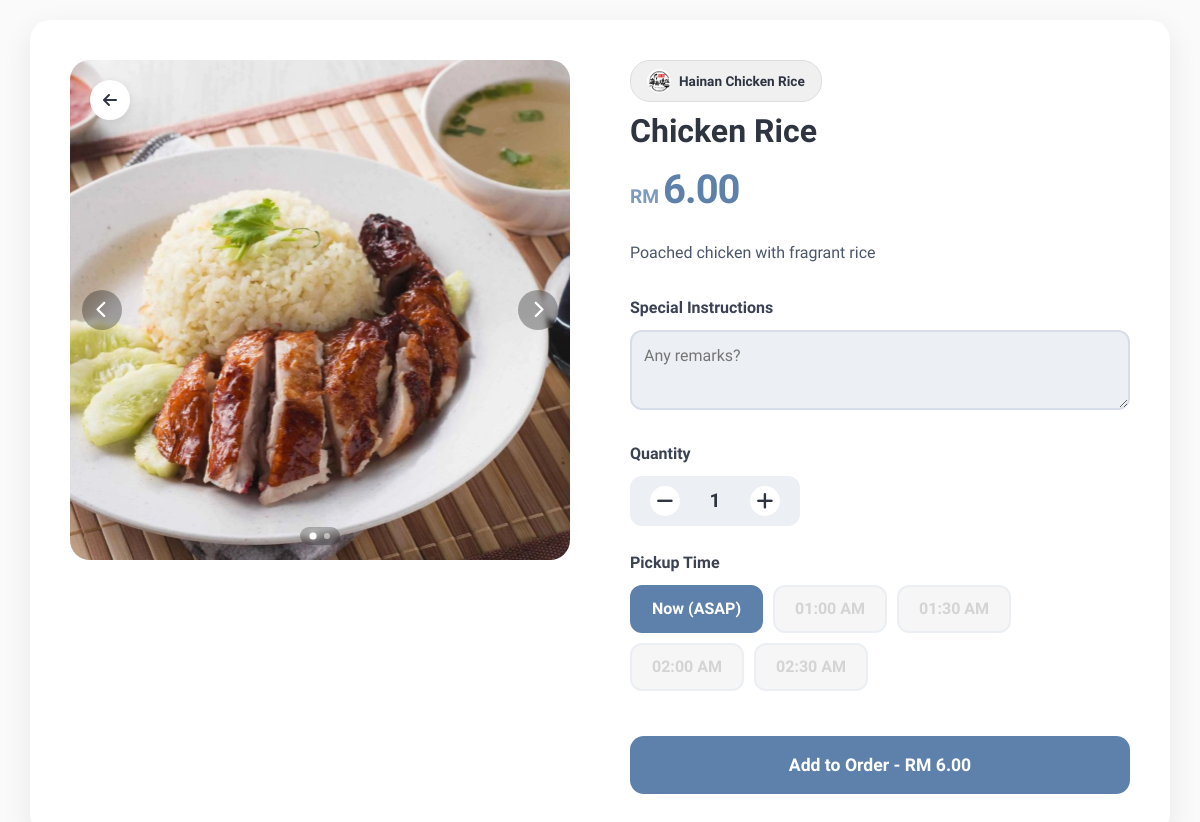
/pages/product_detail.php?id=1, run on the app's committed database.
### tables this page shows
CREATE TABLE `products` (
  `ProductId` int(11) NOT NULL,
  `StallId` int(11) NOT NULL,
  `CategoryId` int(11) DEFAULT NULL,
  `ProductName` varchar(150) NOT NULL,
  `Description` text DEFAULT NULL,
  `UnitPrice` decimal(10,2) NOT NULL,
  `IsAvailable` tinyint(1) NOT NULL DEFAULT 1,
  `IsUnlimitedStock` tinyint(1) NOT NULL DEFAULT 0,
  `Stock` int(11) NOT NULL DEFAULT 0
);

CREATE TABLE `stalls` (
  `StallId` int(11) NOT NULL,
  `StaffId` int(11) NOT NULL,
  `StallName` varchar(100) NOT NULL,
  `Description` text DEFAULT NULL,
  `IsAvailable` tinyint(1) NOT NULL DEFAULT 1,
  `CreatedAt` datetime NOT NULL DEFAULT current_timestamp(),
  `LogoUrl` varchar(255) DEFAULT NULL
);

### includes/functions.php (called while the page is built, shortened)
<?php
function fixAssetUrl($path)
{
    $clean = ltrim($path, '/');
    return "../assets/" . $clean;
}
function fixImageUrl($path)
{
    $clean = ltrim($path, '/');
    return "../assets/" . $clean;
}
?>

### pages/product_detail.php (the view, shortened to what this page needs)
<?php
include '../configs/db.php';
include '../includes/functions.php';
$productId = $_GET['id'] ?? null;
$cartItemId = $_GET['cart_item_id'] ?? null;
$sql = "SELECT p.*, s.StallName, s.StallId, s.LogoURL
        FROM products p
        JOIN stalls s ON p.StallId = s.StallId
        WHERE p.ProductId = :pid";
$stmt = $db->prepare($sql);
$stmt->execute([':pid' => $productId]);
$product = $stmt->fetch(PDO::FETCH_ASSOC);
$imgSql = "SELECT ImageURL FROM productimages WHERE ProductId = :pid";
$imgStmt = $db->prepare($imgSql);
$imgStmt->execute([':pid' => $productId]);
$images = $imgStmt->fetchAll(PDO::FETCH_COLUMN);
$existing = null;
$initialQty = $existing ? (int)$existing['Quantity'] : 1;
$initialNote = $existing ? $existing['Note'] : '';
$initialTime = $existing ? $existing['PickupTime'] : 'ASAP';
$now = time();
$nextSlot = ceil($now / 1800) * 1800;
$timeSlots = [];
$timeSlots[] = [
    'label' => 'Now (ASAP)',
    'value' => 'ASAP',
    'selected' => ($initialTime === 'ASAP' ? 'selected' : '')
];
for ($i = 0; $i < 4; $i++) {
    $ts = $nextSlot + ($i * 1800);
    $label = date('h:i A', $ts);
    $value = date('H:i', $ts);
    $selected = '';
    $timeSlots[] = [
        'label' => $label,
        'value' => $value,
        'selected' => $selected
    ];
}
$stallLogoUrl = fixAssetUrl($product['LogoURL']);
include '../includes/header.php';
?>
<link rel="stylesheet" href="/U-Order/assets/css/product.css">
<div class="product-page-wrapper">
    <div class="product-carousel">
        <div class="carousel-track">
            <?php foreach ($images as $img): ?>
                <div class="carousel-slide">
                    <img src="<?php echo htmlspecialchars(fixImageUrl($img)); ?>" alt="Product">
                </div>
            <?php endforeach; ?>
        </div>
        <?php if (count($images) > 1): ?>
            <div class="custom-dots-container">
    <?php foreach ($images as $i => $img): ?>
        <div class="custom-dot <?php echo $i === 0 ? 'active' : ''; ?>" data-index="<?php echo $i; ?>"></div>
    <?php endforeach; ?>
</div>
            <button class="carousel-arrow arrow-prev" aria-label="Previous Slide">
                <i class="fas fa-chevron-left"></i>
            </button>
            <button class="carousel-arrow arrow-next" aria-label="Next Slide">
                <i class="fas fa-chevron-right"></i>
            </button>
        <?php endif; ?>
        <a href="../index.php" class="back-overlay-btn">
            <i class="fas fa-arrow-left"></i>
        </a>
    </div>
    <div class="product-info">
        <a href="menu.php?stallid=<?php echo $product['StallId']; ?>" class="stall-badge">
            <img src="<?php echo htmlspecialchars($stallLogoUrl); ?>" class="stall-badge-logo">
            <?php echo htmlspecialchars($product['StallName']); ?>
        </a>
        <h1 class="product-title-large"><?php echo htmlspecialchars($product['ProductName']); ?></h1>
        <div class="price-display">
            <span class="currency-symbol">RM</span>
            <span class="price-value"><?php echo number_format($product['UnitPrice'], 2); ?></span>
        </div>
        <p class="product-description-full"><?php echo nl2br(htmlspecialchars($product['Description'])); ?></p>
        <div class="desktop-options">
            <div class="option-group">
                <label class="option-label">Special Instructions</label>
                <textarea id="desktop-note" class="note-input" placeholder="Any remarks?"><?php echo htmlspecialchars($initialNote); ?></textarea>
            </div>
            <div class="option-group">
                <label class="option-label">Quantity</label>
                <div class="quantity-wrapper">
                    <button class="qty-btn qty-minus"><i class="fas fa-minus"></i></button>
                    <span class="qty-display"><?php echo $initialQty; ?></span>
                    <button class="qty-btn qty-plus"><i class="fas fa-plus"></i></button>
                </div>
            </div>
            <div class="option-group">
                <label class="option-label">Pickup Time</label>
                <div class="time-selector">
                    <?php foreach ($timeSlots as $slot): ?>
                        <?php
                        $isOutOfBounds = ($slot['value'] !== 'ASAP' && ($slot['value'] >= '18:00' || $slot['value'] < '09:00'));
                        $disabledClass = $isOutOfBounds ? 'disabled' : '';
                        $disabledStyle = $isOutOfBounds ? 'pointer-events: none; opacity: 0.5; cursor: not-allowed; background-color: #eee; color: #aaa;' : '';
                        ?>
                        <div class="time-pill <?php echo $slot['selected'] . ' ' . $disabledClass; ?>"
                            data-time="<?php echo $slot['value']; ?>"
                            style="<?php echo $disabledStyle; ?>">
                            <?php echo $slot['label']; ?>
                        </div>
                    <?php endforeach; ?>
                </div>
            </div>
            <button class="action-btn submit-order-btn" style="width:100%; margin-top:20px;">
                <?php echo $cartItemId ? 'Update Order' : 'Add to Order'; ?>
                - RM <span class="display-total"><?php echo number_format($product['UnitPrice'] * $initialQty, 2); ?></span>
            </button>
        </div>
    </div>
</div>
</body>
</html>

### assets/css/app.css (style rules this page uses)
:root { --nord0: #2E3440; --nord1: #3B4252; --nord2: #434C5E; --nord3: #4C566A; --nord4: #D8DEE9; --nord5: #E5E9F0; --nord6: #ECEFF4; --nord7: #8FBCBB; --nord8: #88C0D0; --nord9: #81A1C1; --nord10: #5E81AC; --nord11: #BF616A; --nord12: #D08770; --nord13: #EBCB8B; --nord14: #A3BE8C; --bg-body: #FAFAFA; --bg-card: #FFFFFF; --bg-input: var(--nord6); --text-main: var(--nord0); --text-muted: var(--nord3); --border-color: var(--nord4); --primary: var(--nord10); --primary-hover: var(--nord9); --danger: var(--nord11); --success: var(--nord14); --shadow-sm: 0 4px 6px rgba(0,0,0,0.05); --shadow-lg: 0 10px 30px rgba(46, 52, 64, 0.1); }
* { box-sizing: border-box; outline: none; }
body { background-color: var(--bg-body); color: var(--text-main); font-family: 'Urbanist', sans-serif; margin: 0; padding: 0; transition: background-color 0.3s ease, color 0.3s ease; }
a { text-decoration: none; color: inherit; transition: color 0.2s; }

### pages/product_detail.php (style rules this page uses)
.stall-badge { display: inline-flex; align-items: center; gap: 8px; cursor: pointer; transition: 0.2s; padding: 8px 16px; border-radius: 20px; background: #f0f0f0; border: 1px solid #ddd; text-decoration: none; color: inherit; }
.stall-badge-logo { width: 24px; height: 24px; border-radius: 50%; object-fit: cover; }

### data on the page
products: StallId.LogoUrl (picture), StallId.StallName "Hainan Chicken Rice", ProductName "Chicken Rice", UnitPrice "6.00", Description "Poached chicken with fragrant rice", $product['UnitPrice']*$initialQty "6.00"

### other printed values
$initialQty "1"
$slot['label'] "Now (ASAP)"
$slot['label'] "01:00 AM"
$slot['label'] "01:30 AM"
$slot['label'] "02:00 AM"
$slot['label'] "02:30 AM"
